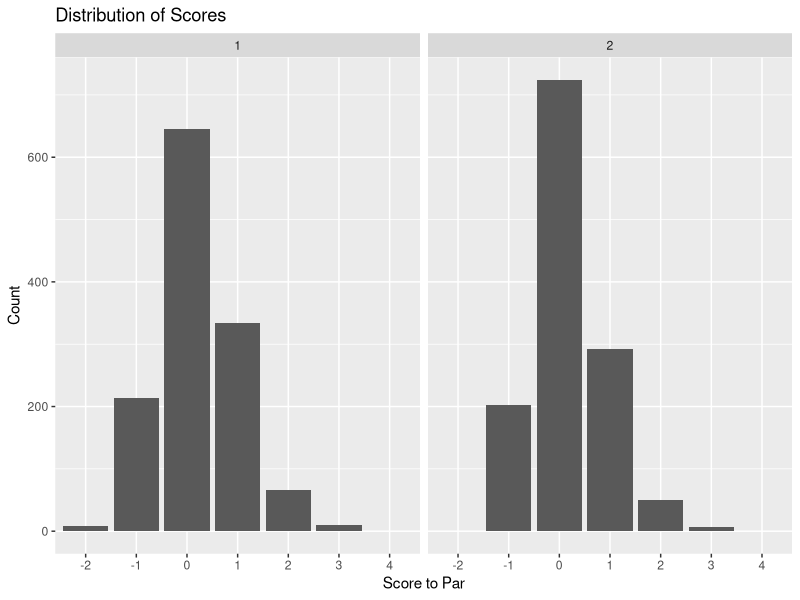
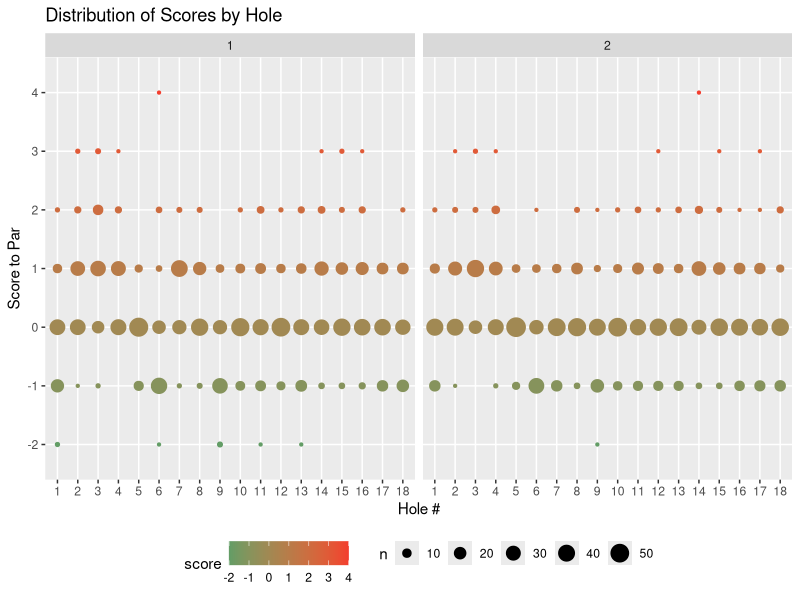
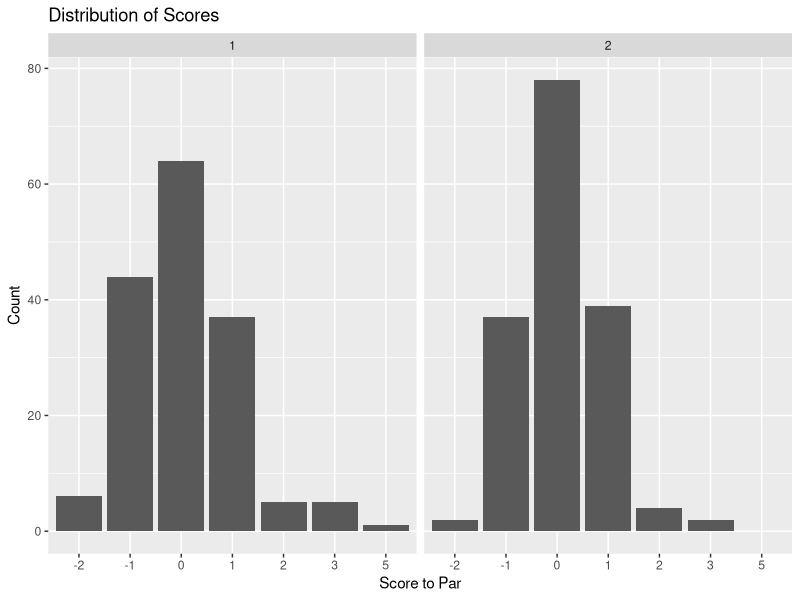
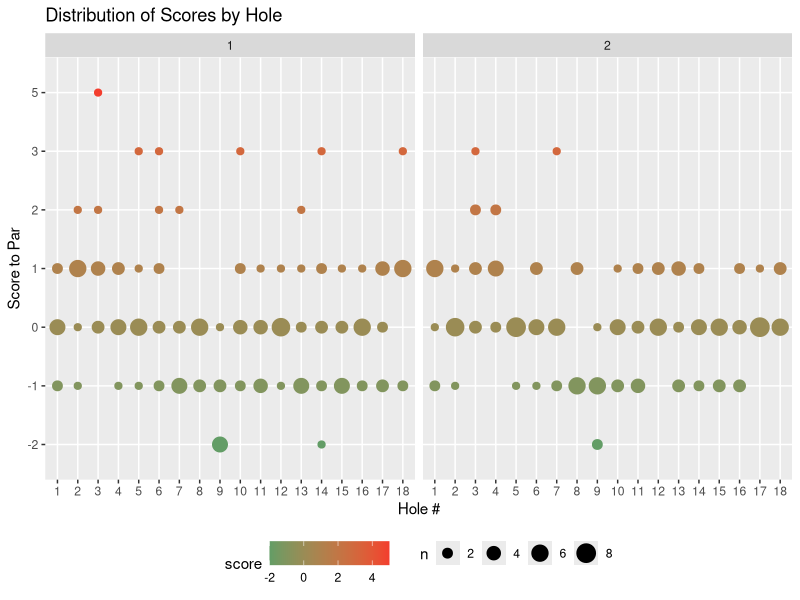
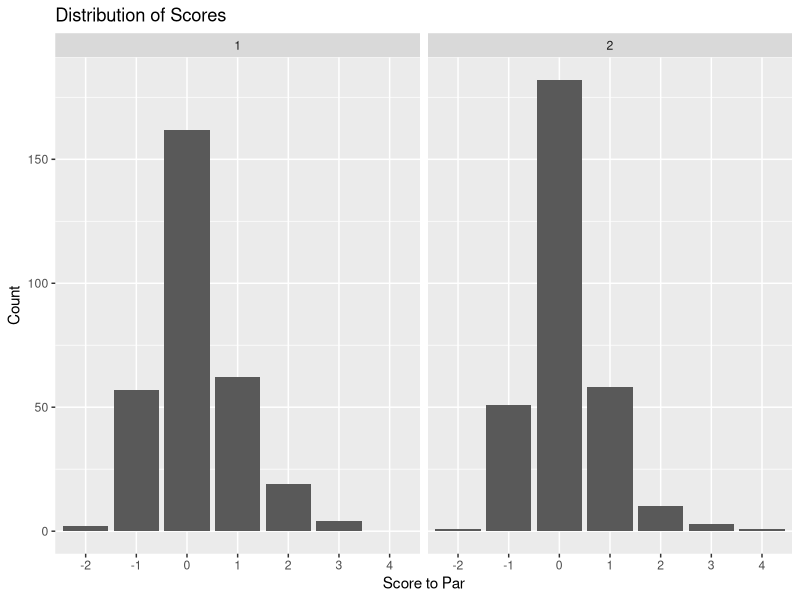
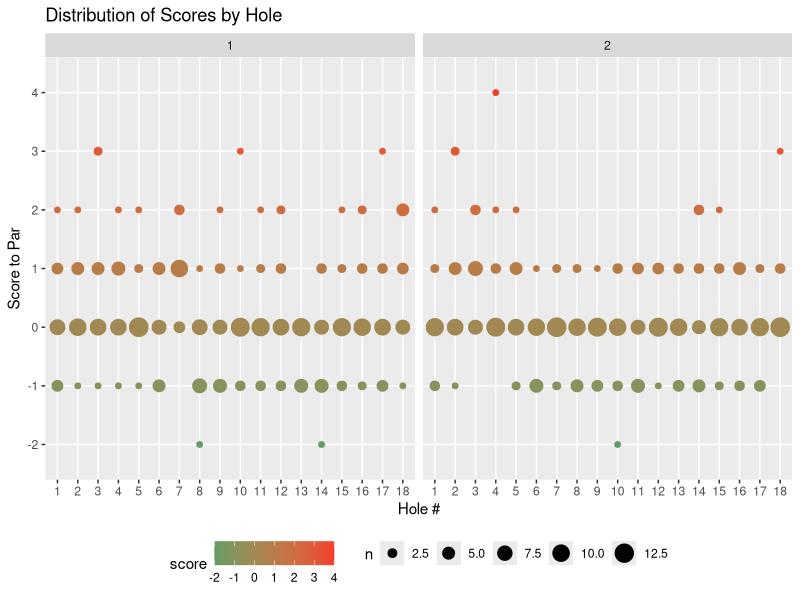

Here is the R script that generated these plots, in order:
## ---- chunk 1
knitr::opts_chunk$set(echo = F)
knitr::opts_chunk$set(warning = F)
knitr::opts_chunk$set(out.width = '100%')
library(tidyverse)
library(knitr)
library(kableExtra)

# Read data
scores_men <- read_csv("../../rdata/footgolf/nationals/nationals_scores_men.csv", col_types = c("ciiiiii"), col_names = T)
scores_women <- read_csv("../../rdata/footgolf/nationals/nationals_scores_women.csv", col_types = c("ciiiii"), col_names = T)
scores_seniors <- read_csv("../../rdata/footgolf/nationals/nationals_scores_seniors.csv", col_types = c("ciiiii"), col_names = T)

scoring_table <- function(df, rd) {
    df %>% 
        filter(round == rd) %>%
          group_by(round, hole, par) %>% 
          summarize(avg.score = format(round(mean(strokes), 3), nsmall = 3), 
                    better = sum(score < -2), 
                    eagles = sum(score == -2), 
                    birdies = sum(score == -1), 
                    pars = sum(score == 0), 
                    bogeys = sum(score == 1), 
                    doubles = sum(score == 2), 
                    worse = sum(score > 2), 
                    par.avg = cell_spec(format(round(mean(score), 3), nsmall = 3), 
                                        color = ifelse(format(round(mean(score), 3), nsmall = 3) > 0, "red", "green"))) %>%
    kable(escape = F, format = 'html') %>%
    kable_styling(bootstrap_options = c("striped", "hover", "condensed", "responsive"))
}
## ---- chunk 2
scoring_table(scores_men, 1)
scoring_table(scores_men, 2)
## ---- chunk 3


# Plot Scores
ggplot(scores_men, aes(factor(score))) + 
    geom_bar() +
    facet_grid(. ~ round) +
    labs(x = "Score to Par", y = "Count") +
    ggtitle("Distribution of Scores")
    
## ---- chunk 4
ggplot(scores_men, aes(x=factor(hole), y=factor(score))) + 
    geom_count(aes(color=score)) + 
    facet_grid(. ~ round) +
    scale_size_area() + 
    scale_color_gradient(low = '#639D66', high = '#F33E2E') + 
    labs(x = "Hole #", y = "Score to Par") +
    ggtitle("Distribution of Scores by Hole") + 
    theme(legend.position="bottom", legend.direction="horizontal")
## ---- chunk 5
scoring_table(scores_women, 1)
scoring_table(scores_women, 2)

# Plot Scores
ggplot(scores_women, aes(factor(score))) + 
    geom_bar() +
    facet_grid(. ~ round) +
    labs(x = "Score to Par", y = "Count") +
    ggtitle("Distribution of Scores")
    
## ---- chunk 6
ggplot(scores_women, aes(x=factor(hole), y=factor(score))) + 
    geom_count(aes(color=score)) + 
    facet_grid(. ~ round) +
    scale_size_area() + 
    scale_color_gradient(low = '#639D66', high = '#F33E2E') + 
    labs(x = "Hole #", y = "Score to Par") +
    ggtitle("Distribution of Scores by Hole") + 
    theme(legend.position="bottom", legend.direction="horizontal")
## ---- chunk 7
scoring_table(scores_seniors, 1)
scoring_table(scores_seniors, 2)

# Plot Scores
ggplot(scores_seniors, aes(factor(score))) + 
    geom_bar() +
    facet_grid(. ~ round) +
    labs(x = "Score to Par", y = "Count") +
    ggtitle("Distribution of Scores")
    
## ---- chunk 8
ggplot(scores_seniors, aes(x=factor(hole), y=factor(score))) + 
    geom_count(aes(color=score)) + 
    facet_grid(. ~ round) +
    scale_size_area() + 
    scale_color_gradient(low = '#639D66', high = '#F33E2E') + 
    labs(x = "Hole #", y = "Score to Par") +
    ggtitle("Distribution of Scores by Hole") + 
    theme(legend.position="bottom", legend.direction="horizontal")
